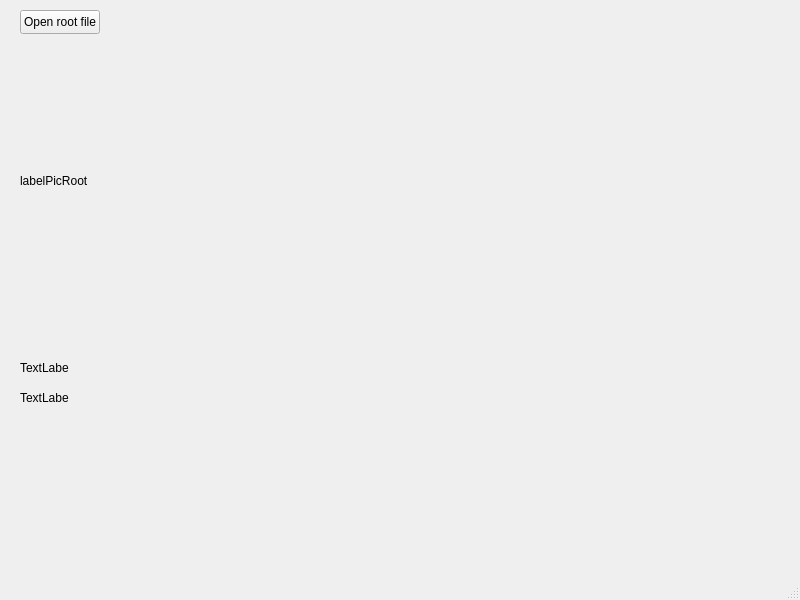
<?xml version="1.0" encoding="UTF-8"?>
<ui version="4.0">
 <class>MainWindow</class>
 <widget class="QMainWindow" name="MainWindow">
  <property name="geometry">
   <rect>
    <x>0</x>
    <y>0</y>
    <width>800</width>
    <height>600</height>
   </rect>
  </property>
  <property name="windowTitle">
   <string>MainWindow</string>
  </property>
  <widget class="QWidget" name="centralwidget">
   <widget class="QPushButton" name="pushButton">
    <property name="geometry">
     <rect>
      <x>20</x>
      <y>10</y>
      <width>80</width>
      <height>24</height>
     </rect>
    </property>
    <property name="text">
     <string>Open root file</string>
    </property>
   </widget>
   <widget class="QLabel" name="labelPicRoot">
    <property name="geometry">
     <rect>
      <x>20</x>
      <y>60</y>
      <width>361</width>
      <height>241</height>
     </rect>
    </property>
    <property name="text">
     <string>labelPicRoot</string>
    </property>
   </widget>
   <widget class="QLabel" name="labelRootDims">
    <property name="geometry">
     <rect>
      <x>20</x>
      <y>360</y>
      <width>49</width>
      <height>16</height>
     </rect>
    </property>
    <property name="text">
     <string>TextLabel</string>
    </property>
   </widget>
   <widget class="QLabel" name="labelPrcDark">
    <property name="geometry">
     <rect>
      <x>20</x>
      <y>390</y>
      <width>49</width>
      <height>16</height>
     </rect>
    </property>
    <property name="text">
     <string>TextLabel</string>
    </property>
   </widget>
  </widget>
  <widget class="QMenuBar" name="menubar">
   <property name="geometry">
    <rect>
     <x>0</x>
     <y>0</y>
     <width>800</width>
     <height>21</height>
    </rect>
   </property>
  </widget>
  <widget class="QStatusBar" name="statusbar"/>
 </widget>
 <resources/>
 <connections/>
</ui>
